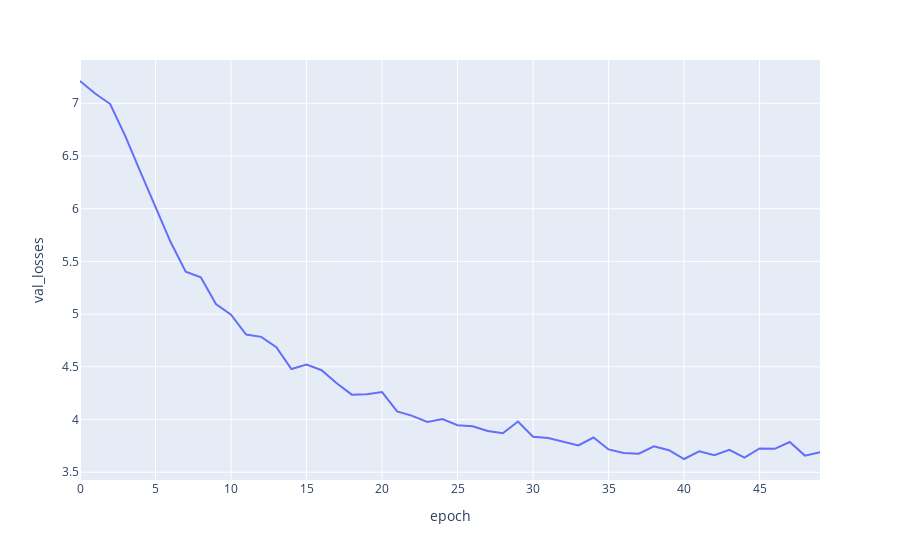

The notebook cell saved with this chart:
### Code cell
fig = px.line(df_metrics, x="epoch", y="val_losses")
fig.show()

### Figure 1 — Plotly figure (JSON) as saved in the notebook; plotly's stock layout.template omitted (floating-point values rounded to 4 significant figures)
{"data": [{"hovertemplate": "epoch=%{x}<br>val_losses=%{y}<extra></extra>", "legendgroup": "", "line": {"color": "#636efa", "dash": "solid"}, "marker": {"symbol": "circle"}, "mode": "lines", "name": "", "orientation": "v", "showlegend": false, "type": "scatter", "x": [0, 1, 2, 3, 4, 5, 6, 7, 8, 9, 10, 11, 12, 13, 14, 15, 16, 17, 18, 19, 20, 21, 22, 23, 24, 25, 26, 27, 28, 29, 30, 31, 32, 33, 34, 35, 36, 37, 38, 39, 40, 41, 42, 43, 44, 45, 46, 47, 48, 49], "xaxis": "x", "y": [7.211, 7.093, 6.993, 6.688, 6.349, 6.021, 5.684, 5.403, 5.35, 5.095, 4.995, 4.806, 4.784, 4.686, 4.479, 4.521, 4.468, 4.344, 4.236, 4.24, 4.26, 4.077, 4.034, 3.977, 4.005, 3.946, 3.936, 3.892, 3.87, 3.982, 3.837, 3.825, 3.79, 3.755, 3.829, 3.716, 3.683, 3.676, 3.746, 3.709, 3.626, 3.698, 3.662, 3.713, 3.639, 3.726, 3.722, 3.787, 3.658, 3.689], "yaxis": "y"}], "layout": {"legend": {"tracegroupgap": 0}, "margin": {"t": 60}, "xaxis": {"anchor": "y", "domain": [0, 1], "title": {"text": "epoch"}}, "yaxis": {"anchor": "x", "domain": [0, 1], "title": {"text": "val_losses"}}}}
